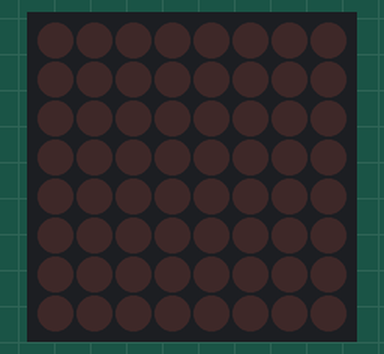
Simulated run of this sketch. Board: Arduino Uno, built with avr-gcc and run on an emulated ATmega328P. Shown: 8×8 LED matrix.

Above: at 0.1 s.
At 1.3 s:
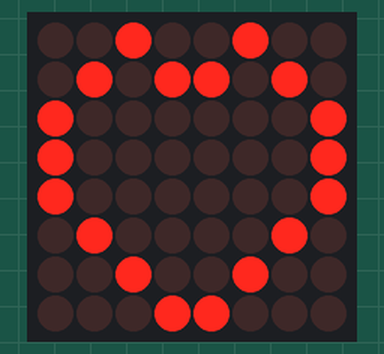
At 3.7 s:
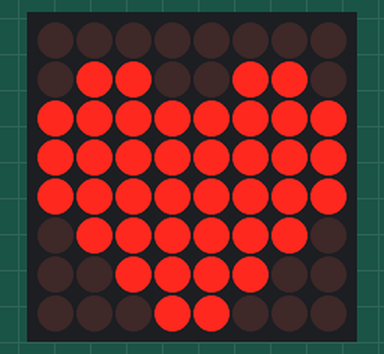

The sketch:

ex_4_7_dm_start.ino
```cpp
#include "LedControlMS.h"

#define NBR_MTX 1 //number of matrices attached is one

LedControl lc=LedControl(4,3,2, NBR_MTX);//

unsigned long delayTime=1200;  // Delay between Frames

// Put values in arrays
byte heart_empty_model[] =
{
   B00100100,
   B01011010,
   B10000001,
   B10000001,
   B10000001,
   B01000010,
   B00100100,
   B00011000
};

byte heart_full_model[] =
{
  B00000000,
  B01100110,
  B11111111,
  B11111111,
  B11111111,
  B01111110,
  B00111100,
  B00011000
};


void setup()
{
    lc.shutdown(0,false);
    lc.setIntensity(0,5);
    lc.clearDisplay(0);
}


//  Take values in Arrays and Display them
void heart()
{
  for (int i = 0; i < 8; i++)
  {
    lc.setRow(0,i,heart_empty_model[i]);
  }
}

void heart_full()
{
  for (int i = 0; i < 8; i++)
  {
    lc.setRow(0,i,heart_full_model[i]);
  }
}

void loop()
{
// Put #1 frame on both Display

    delay(delayTime);
    heart();
    delay(delayTime);


// Put #2 frame on both Display

    delay(delayTime);
    heart_full();
    delay(delayTime);

}
```

Measured:
- what the display in image 1 shows lasts 2.4 s, from 1.2 s to 3.6 s
